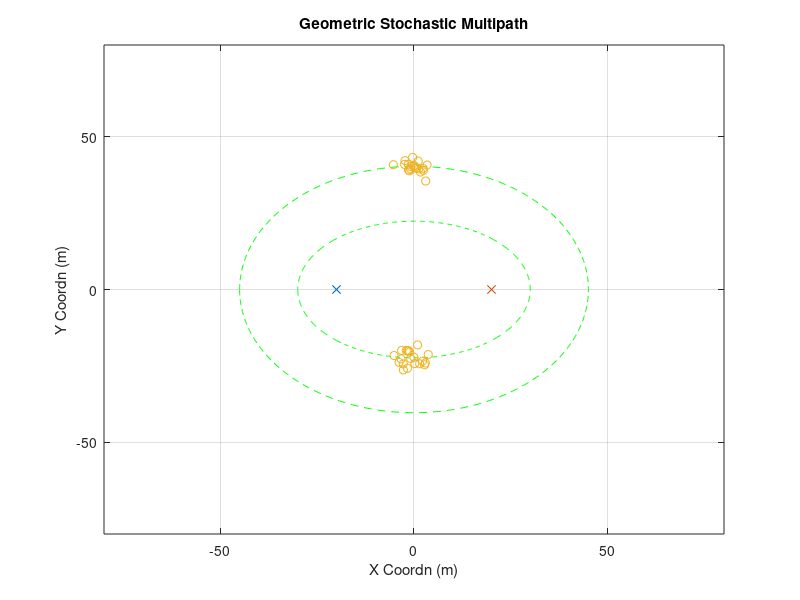

MATLAB code for this plot: (Note: this script raises an error after producing the figure.)
% test whether it is possible to get reasonable "initial guess" of channle
% parameter
clear;clc;close all
rng(1)
%% other parameter
plot_ellipse = 1;
%% Goemetry Parameters
Nt = 64;
Nr = 32;
D_bs2ue = 40;
loc0_ue = [-D_bs2ue/2,0];
loc0_bs = [D_bs2ue/2,0];
speed_c = 3e8;
fc = 28e9;
%% Large Scale Parameter (Multiple Clusters)
cluster_delay = [300e-9,200e-9];
cluster_num = 2;
ray_num = 20;

%% Cluster Generation (Strongest Two?)
for cluster_index = 1:cluster_num
    delay = cluster_delay(cluster_index);
    ellipse_len = delay*speed_c;
    a = ellipse_len/2;
    c = D_bs2ue/2;
    b = sqrt(a^2-c^2);
    
%     AOA = rand*pi-pi/2;
    if cluster_index==1
        AOA = pi/2;
    else
        AOA = -pi/2;
    end
    loc_cluster_cnt = [a*cos(AOA),b*sin(AOA)];
    loc_cluster = repmat(loc_cluster_cnt,ray_num,1)+[randn(ray_num,1)*2,randn(ray_num,1)*2];
    loc_cluster_total((cluster_index-1)*ray_num+1:cluster_index*ray_num,:) =  loc_cluster;
    
    for ray_index = 1:ray_num
        raydelay(cluster_index,ray_index) = (norm(loc_cluster(ray_index,:)-loc0_bs)...
                    +norm(loc_cluster(ray_index,:)-loc0_ue))/speed_c;
        temp = loc_cluster(ray_index,:) - loc0_ue;
        rayAOA(cluster_index,ray_index) = angle(temp(1)+1j*temp(2));
        temp = loc_cluster(ray_index,:) - loc0_bs;
        rayAOD(cluster_index,ray_index) = angle(temp(1)+1j*temp(2));
    end
    raygain = exp(1j*rand(cluster_num, ray_num)*2*pi);
    raygain(2,:) = zeros(1,ray_num);
    
    fprintf('Cluster %d:\n',cluster_index);
    fprintf('DS Mean:    %4.2f ns\n', mean(raydelay(cluster_index,:)*1e9));
    fprintf('DS Std Dev: %4.2f ns\n', sqrt(var(raydelay(cluster_index,:)*1e9)));
    fprintf('AOAS Mean:    %4.2f degree\n', mean(rayAOA(cluster_index,:)/pi*180));
    fprintf('AOAS Std Dev: %4.2f degree\n', sqrt(var(rayAOA(cluster_index,:)/pi*180)));
    fprintf('AODS Mean:    %4.2f degree\n', mean(rayAOD(cluster_index,:)/pi*180));
    fprintf('AODS Std Dev: %4.2f degree\n', sqrt(var(rayAOD(cluster_index,:)/pi*180)));
    
    % plot ellipse
    if plot_ellipse
        t = -pi:0.01:pi;
        x = a*cos(t);
        y = b*sin(t);
        figure(99)
        plot(x,y,'g--');hold on
    end
end

figure(99)
plot(loc0_ue(1),loc0_ue(2),'x');hold on
plot(loc0_bs(1),loc0_bs(2),'x');hold on
plot(loc_cluster_total(:,1),loc_cluster_total(:,2),'o');hold on
title('Geometric Stochastic Multipath')
axis([-80,80,-80,80])
xlabel('X Coordn (m)')
ylabel('Y Coordn (m)')
grid on



%% Frequency Domain MIMO Channel & Frequency Domain Equivalent Beamspace Channel
Nfft = 512;
H_freq0 = get_H_freq2( raygain(1,:),...
                       raydelay(1,:),...
                       rayAOA(1,:),...
                       rayAOD(1,:),...
                       1,...
                       ray_num,...
                       Nt, Nr, fc);

%%
phi1 = mean(rayAOA(1,:),2);
phi_round1 = round(mean(rayAOA(1,:),2)/pi*2^6)/2^6*pi;
arx1 = exp(1j*(0:Nr-1)'*pi*sin(phi_round1));
% phi_round1_leftasst = (round(mean(rayAOA(1,:),2)/pi*2^6)-0.25)/2^6*pi;
% arx1_leftasst = exp(1j*(0:Nr-1)'*pi*sin(phi_round1_leftasst));
% phi_round1_rightasst = (round(mean(rayAOA(1,:),2)/pi*2^6)+0.25)/2^6*pi;
% arx1_rightasst = exp(1j*(0:Nr-1)'*pi*sin(phi_round1_rightasst));

theta1 = mean(rayAOD(1,:),2);
atx1 = exp(1j*(0:Nt-1)'*pi*sin(theta1));
% for kk=1:Nfft
%     H_BB1(kk,1) = arx1'*squeeze(H_freq0(:,:,kk))*atx1;
% end

phi2 = mean(rayAOA(2,:),2);
phi_round2 = round(mean(rayAOA(1,:),2)/pi*2^6)/2^6*pi;
arx2 = exp(1j*(0:Nr-1)'*pi*sin(phi_round2));
theta2 = mean(rayAOD(2,:),2)
atx2 = exp(1j*(0:Nt-1)'*pi*sin(theta2));
%% quick look at post-beamforming wideband channel 
for kk=1:Nfft
    H_BB1(kk,1) = arx1'*squeeze(H_freq0(:,:,kk))*atx1;
end
figure
plot(10*log10(abs(H_BB1(:,1))))
grid on
xlabel('Subcarrier Index')
ylabel('Channel Gain (dB)')

%%
H_freq = get_H_freq2(raygain, raydelay, rayAOA, rayAOD, cluster_num, ray_num, Nt, Nr, fc);
rho = 1;
speed_v = [0,0];
t_range = (0:4:40)*1e-3;
rayAOA0 = rayAOA;
rayAOA_ez = repmat(mean(rayAOA0,2),1,ray_num);
raydelay0 = raydelay;
raygain0 = raygain;
for tt = 1:length(t_range)
    if tt==1
        raydelay_prev = ones(1,20)*300*1e-9;
        rayAOA_prev = ones(1,20)*phi1;
        raygain_prev = raygain;
    elseif tt>1
        raydelay_prev = tau_est;
        rayAOA_prev = AOA_est;
        raygain_prev = raygain;
%         raygain0 = alpha_est;
    end

    for kk=1:Nfft
        H_BB1(kk,tt) = arx1'*squeeze(H_freq(:,:,kk))*atx1;
        H_BB1_bf1(kk,tt) = arx1'*squeeze(H_freq(:,:,kk))*atx1;
%         H_BB1_bf2(kk,tt) = arx1_leftasst'*squeeze(H_freq(:,:,kk))*atx1;
%         H_BB1_bf3(kk,tt) = arx1_rightasst'*squeeze(H_freq(:,:,kk))*atx1;
    end

    % Alternative estimation parameters
    if tt>0
        %---------------------------------------------
        % tau_bar estimation with previous alpha and phi
        %---------------------------------------------
        for kk=1:Nfft
            bigPhi = sin(rayAOA_prev(1,:))-sin(phi_round1);
            bigTheta = -sin(rayAOD(1,:))+sin(theta1);
            BigTau(kk,:) = (-1j*2*pi/(Nfft*1e-9)*kk)...
            .*exp(-1j*2*pi*kk*raydelay_prev(1,:)/(1e-9*Nfft))...
            .*raygain(1,:)...    
            .*(1-exp(1j*pi*Nr*bigPhi))./(1-exp(1j*pi*bigPhi))...
            .*(1-exp(1j*pi*Nt*bigTheta))./(1-exp(1j*pi*bigTheta));
            
            BigTau_const(kk,:) = exp(-1j*2*pi*kk*raydelay_prev(1,:)/(1e-9*Nfft))...
            .*raygain(1,:)...    
            .*(1-exp(1j*pi*Nr*bigPhi))./(1-exp(1j*pi*bigPhi))...
            .*(1-exp(1j*pi*Nt*bigTheta))./(1-exp(1j*pi*bigTheta));
        end
%         H_BB1_pred(:,tt) = sum(BigTau_const,2)+BigTau*((raydelay(1,:)-raydelay_prev(1,:)).');
        deltataubar_est = pinv([real(sum(BigTau,2));imag(sum(BigTau,2))])...
            *[real(H_BB1(:,tt)-sum(BigTau_const,2));imag(H_BB1(:,tt)-sum(BigTau_const,2))];
        for kk=1:Nfft
        H_BB1_pred(kk,tt) = sum(raygain(1,:)...
                .*exp(-1j*2*pi*kk*(raydelay_prev(1,:)+deltataubar_est)/(1e-9*Nfft))...
                .*(1-exp(1j*pi*Nr*bigPhi))./(1-exp(1j*pi*bigPhi))...
                .*(1-exp(1j*pi*Nt*bigTheta))./(1-exp(1j*pi*bigTheta)));
        end

        
        %---------------------------------------------
        % phi_bar estimation using previous alpha and tau
        %---------------------------------------------
        for kk=1:Nfft
            bigPhi = sin(rayAOA_prev(1,:))-sin(phi_round1);
            bigTheta = -sin(rayAOD(1,:))+sin(theta1);
            BigPhi_const(kk,:) = raygain(1,:)...
                .*exp(-1j*2*pi*kk*(raydelay_prev(1,:)+deltataubar_est)/(1e-9*Nfft))...
                .*(1-exp(1j*pi*Nr*bigPhi))./(1-exp(1j*pi*bigPhi))...
                .*(1-exp(1j*pi*Nt*bigTheta))./(1-exp(1j*pi*bigTheta));
            for ray_index=1:ray_num
                phi_bar = phi_round1;
                phi_chan = rayAOA_prev(1,ray_index);
                BigPHI(kk,ray_index) = raygain(1,ray_index)...
                .*exp(-1j*2*pi*kk*(raydelay_prev(1,ray_index)+deltataubar_est)/(1e-9*Nfft))...
                .*((-1j*pi*Nr*cos(rayAOA_prev(1,ray_index)))*exp(1j*pi*Nr*bigPhi(ray_index))*(1-exp(1j*pi*bigPhi(ray_index)))...
                -(1-exp(1j*pi*Nr*bigPhi(ray_index)))*exp(1j*pi*bigPhi(ray_index))*(-1j*pi*cos(rayAOA_prev(1,ray_index))))...
                ./((1-exp(1j*pi*bigPhi(ray_index)))^2)...
                .*(1-exp(1j*pi*Nt*bigTheta(ray_index)))./(1-exp(1j*pi*bigTheta(ray_index)));
            end
        end
%         H_BB1_pred(:,tt) = sum(BigPhi_const,2)+BigPHI*((rayAOA(1,:)-rayAOA_prev(1,:)).');
        deltaAOAbar_est = pinv([real(sum(BigPHI,2));imag(sum(BigPHI,2))])...
            *([real(H_BB1(:,tt)-sum(BigPhi_const,2)); imag(H_BB1(:,tt)-sum(BigPhi_const,2))]);
%         AOA_est = rayAOA_prev(1,:) + deltaAOA_est.';
        
        
        %---------------------------------------------
        % tau estimation with previous alpha and phi
        %---------------------------------------------
%         deltaAOAbar_est = 0;
%         rayAOA_prev(1,:) = rayAOA_prev(1,:)+deltaAOAbar_est;
        for kk=1:Nfft
            bigPhi = sin(rayAOA_prev(1,:))-sin(phi_round1);
            bigTheta = -sin(rayAOD(1,:))+sin(theta1);
            BigTau(kk,:) = (-1j*2*pi/(Nfft*1e-9)*kk)...
            .*exp(-1j*2*pi*kk*(raydelay_prev(1,:))/(1e-9*Nfft))...
            .*raygain(1,:)...    
            .*(1-exp(1j*pi*Nr*bigPhi))./(1-exp(1j*pi*bigPhi))...
            .*(1-exp(1j*pi*Nt*bigTheta))./(1-exp(1j*pi*bigTheta));
            
            BigTau_const(kk,:) = exp(-1j*2*pi*kk*(raydelay_prev(1,:))...
            /(1e-9*Nfft))...
            .*raygain(1,:)...    
            .*(1-exp(1j*pi*Nr*bigPhi))./(1-exp(1j*pi*bigPhi))...
            .*(1-exp(1j*pi*Nt*bigTheta))./(1-exp(1j*pi*bigTheta));
        end
%         H_BB1_pred(:,tt) = sum(BigTau_const,2)+BigTau*((raydelay(1,:)-raydelay_prev(1,:)).');
        deltatau_est = pinv([real(BigTau);imag(BigTau)])...
            *[real(H_BB1(:,tt)-sum(BigTau_const,2));imag(H_BB1(:,tt)-sum(BigTau_const,2))];
        tau_est = raydelay_prev(1,:) + deltatau_est.';
%         
        %---------------------------------------------
        % Alpha estimation using previous tau and phi
        %---------------------------------------------
%         for kk=1:Nfft
%             bigPhi = sin(rayAOA_prev(1,:))-sin(phi_round1);
%             bigTheta = -sin(rayAOD(1,:))+sin(theta1);
%             BigAlpha(kk,:) = exp(-1j*2*pi*kk*(raydelay_prev(1,:)+deltatau_est.')/(1e-9*Nfft))...
%                 .*(1-exp(1j*pi*Nr*bigPhi))./(1-exp(1j*pi*bigPhi))...
%             .*(1-exp(1j*pi*Nt*bigTheta))./(1-exp(1j*pi*bigTheta));
%         end
% %     H_BB1_pred(:,tt) = BigAlpha*(raygain(1,:).');
%         alpha_est = (pinv(BigAlpha)*H_BB1(:,tt)).';
% %     

        %---------------------------------------------
        % phi estimation using previous alpha and tau
        %---------------------------------------------
%         rayAOA_prev(1,:) = rayAOA_prev(1,:) + deltaAOA_est;
        for kk=1:Nfft
            bigPhi = sin(rayAOA_prev(1,:)+deltaAOAbar_est)-sin(phi_round1);
            bigTheta = -sin(rayAOD(1,:))+sin(theta1);
            BigPhi_const(kk,:) = raygain(1,:)...
                .*exp(-1j*2*pi*kk*(raydelay_prev(1,:)+deltataubar_est)/(1e-9*Nfft))...
                .*(1-exp(1j*pi*Nr*bigPhi))./(1-exp(1j*pi*bigPhi))...
                .*(1-exp(1j*pi*Nt*bigTheta))./(1-exp(1j*pi*bigTheta));
            for ray_index=1:ray_num
                phi_bar = phi_round1;
                phi_chan = rayAOA_prev(1,ray_index);
                BigPHI(kk,ray_index) = raygain(1,ray_index)...
                .*exp(-1j*2*pi*kk*(raydelay_prev(1,ray_index)+deltataubar_est)/(1e-9*Nfft))...
                .*((-1j*pi*Nr*cos(rayAOA_prev(1,ray_index)))*exp(1j*pi*Nr*bigPhi(ray_index))*(1-exp(1j*pi*bigPhi(ray_index)))...
                -(1-exp(1j*pi*Nr*bigPhi(ray_index)))*exp(1j*pi*bigPhi(ray_index))*(-1j*pi*cos(rayAOA_prev(1,ray_index))))...
                ./((1-exp(1j*pi*bigPhi(ray_index)))^2)...
                .*(1-exp(1j*pi*Nt*bigTheta(ray_index)))./(1-exp(1j*pi*bigTheta(ray_index)));
            end
        end
%         H_BB1_pred(:,tt) = sum(BigPhi_const,2)+BigPHI*((rayAOA(1,:)-rayAOA_prev(1,:)).');
        deltaAOA_est = pinv([real(BigPHI);imag(BigPHI)])...
            *[real(H_BB1(:,tt)-sum(BigPhi_const,2));imag(H_BB1(:,tt)-sum(BigPhi_const,2))];
        AOA_est = rayAOA_prev(1,:) + deltaAOA_est.';
        
        %---------------------------------------------
        % phi estimation using two assisted receiving beams
        %---------------------------------------------
%         rayAOA_prev(1,:) = rayAOA_prev(1,:) + deltaAOA_est;
%         for kk=1:Nfft
%             bigPhi_bf1 = sin(rayAOA_prev(1,:))-sin(phi_round1);
% %             bigPhi_bf2 = sin(rayAOA_prev(1,:))-sin(phi_round1_leftasst);
% %             bigPhi_bf3 = sin(rayAOA_prev(1,:))-sin(phi_round1_rightasst);
%             
%             bigTheta = -sin(rayAOD(1,:))+sin(theta1);
%             BigPhi_const_bf1(kk,:) = raygain(1,:)...
%                 .*exp(-1j*2*pi*kk*(raydelay_prev(1,:)+deltatau_est.')/(1e-9*Nfft))...
%                 .*(1-exp(1j*pi*Nr*bigPhi_bf1))./(1-exp(1j*pi*bigPhi_bf1))...
%                 .*(1-exp(1j*pi*Nt*bigTheta))./(1-exp(1j*pi*bigTheta));
%             
% %             BigPhi_const_bf2(kk,:) = raygain(1,:)...
% %                 .*exp(-1j*2*pi*kk*(raydelay_prev(1,:)+deltatau_est.')/(1e-9*Nfft))...
% %                 .*(1-exp(1j*pi*Nr*bigPhi_bf2))./(1-exp(1j*pi*bigPhi_bf2))...
% %                 .*(1-exp(1j*pi*Nt*bigTheta))./(1-exp(1j*pi*bigTheta));
% %             
% %             BigPhi_const_bf3(kk,:) = raygain(1,:)...
% %                 .*exp(-1j*2*pi*kk*(raydelay_prev(1,:)+deltatau_est.')/(1e-9*Nfft))...
% %                 .*(1-exp(1j*pi*Nr*bigPhi_bf3))./(1-exp(1j*pi*bigPhi_bf3))...
% %                 .*(1-exp(1j*pi*Nt*bigTheta))./(1-exp(1j*pi*bigTheta));
%             for ray_index=1:ray_num
%                 phi_bar = phi_round1;
%                 phi_chan = rayAOA_prev(1,ray_index);
%                 
%                 BigPHI_bf1(kk,ray_index) = raygain(1,ray_index)...
%                 .*exp(-1j*2*pi*kk*(raydelay_prev(1,ray_index)+deltatau_est(ray_index))/(1e-9*Nfft))...
%                 .*((-1j*pi*Nr*cos(rayAOA_prev(1,ray_index)))*exp(1j*pi*Nr*bigPhi_bf1(ray_index))*(1-exp(1j*pi*bigPhi(ray_index)))...
%                 -(1-exp(1j*pi*Nr*bigPhi_bf1(ray_index)))*exp(1j*pi*bigPhi_bf1(ray_index))*(-1j*pi*cos(rayAOA_prev(1,ray_index))))...
%                 ./((1-exp(1j*pi*bigPhi_bf1(ray_index)))^2)...
%                 .*(1-exp(1j*pi*Nt*bigTheta(ray_index)))./(1-exp(1j*pi*bigTheta(ray_index)));
%             
% %                 BigPHI_bf2(kk,ray_index) = raygain(1,ray_index)...
% %                 .*exp(-1j*2*pi*kk*(raydelay_prev(1,ray_index)+deltatau_est(ray_index))/(1e-9*Nfft))...
% %                 .*((-1j*pi*Nr*cos(rayAOA_prev(1,ray_index)))*exp(1j*pi*Nr*bigPhi_bf2(ray_index))*(1-exp(1j*pi*bigPhi(ray_index)))...
% %                 -(1-exp(1j*pi*Nr*bigPhi_bf2(ray_index)))*exp(1j*pi*bigPhi_bf2(ray_index))*(-1j*pi*cos(rayAOA_prev(1,ray_index))))...
% %                 ./((1-exp(1j*pi*bigPhi_bf2(ray_index)))^2)...
% %                 .*(1-exp(1j*pi*Nt*bigTheta(ray_index)))./(1-exp(1j*pi*bigTheta(ray_index)));
% %                 
% %                 BigPHI_bf3(kk,ray_index) = raygain(1,ray_index)...
% %                 .*exp(-1j*2*pi*kk*(raydelay_prev(1,ray_index)+deltatau_est(ray_index))/(1e-9*Nfft))...
% %                 .*((-1j*pi*Nr*cos(rayAOA_prev(1,ray_index)))*exp(1j*pi*Nr*bigPhi_bf3(ray_index))*(1-exp(1j*pi*bigPhi(ray_index)))...
% %                 -(1-exp(1j*pi*Nr*bigPhi_bf3(ray_index)))*exp(1j*pi*bigPhi_bf3(ray_index))*(-1j*pi*cos(rayAOA_prev(1,ray_index))))...
% %                 ./((1-exp(1j*pi*bigPhi_bf3(ray_index)))^2)...
% %                 .*(1-exp(1j*pi*Nt*bigTheta(ray_index)))./(1-exp(1j*pi*bigTheta(ray_index)));
% %             
%             end
%         end
% %         H_BB1_pred(:,tt) = sum(BigPhi_const,2)+BigPHI*((rayAOA(1,:)-rayAOA_prev(1,:)).');
%         y1_LS_comp = H_BB1_bf1(:,tt)-sum(BigPhi_const_bf1,2);
%         A1_LS_comp  = BigPHI_bf1;
%         
% %         y2_LS_comp = H_BB1_bf2(:,tt)-sum(BigPhi_const_bf2,2);
% %         A2_LS_comp  = BigPHI_bf2;
% %         
% %         y3_LS_comp = H_BB1_bf3(:,tt)-sum(BigPhi_const_bf3,2);
% %         A3_LS_comp  = BigPHI_bf3;
% % %         
% % %         y_LS_3beam = [real(y1_LS_comp);imag(y1_LS_comp);
% % %                       real(y2_LS_comp);imag(y2_LS_comp)];
% % %                       real(y3_LS_comp);imag(y3_LS_comp)];
% %                   
% % %         A_LS_3beam = [real(A1_LS_comp);imag(A1_LS_comp);
% % %                       real(A2_LS_comp);imag(A2_LS_comp)];
% % %                       real(A3_LS_comp);imag(A3_LS_comp)];
%         
%         y_LS = [real(y1_LS_comp);imag(y1_LS_comp)];
%         A_LS = [real(A1_LS_comp);imag(A1_LS_comp)];
%         
% %         deltaAOA_est_3beam = pinv(A_LS_3beam)*y_LS_3beam;
%         deltaAOA_est = pinv(A_LS)*y_LS;
%         AOA_est = rayAOA_prev(1,:) + deltaAOA_est.';
%         
        %---------------------------------------------
        % Post-Beamforming Channel Using Estimated Parameter
        %---------------------------------------------
        bigPhi_est = sin(AOA_est)-sin(phi_round1);
        for kk=1:Nfft
        H_BB1_pred(kk,tt) = sum(raygain(1,:)...
                .*exp(-1j*2*pi*kk*tau_est/(1e-9*Nfft))...
                .*(1-exp(1j*pi*Nr*bigPhi_est))./(1-exp(1j*pi*bigPhi_est))...
                .*(1-exp(1j*pi*Nt*bigTheta))./(1-exp(1j*pi*bigTheta)));
        end
        
        %---------------------------------------------
        % Pre-Beamforming MIMO Channel Using Estimated Parameter
        %---------------------------------------------
        % Est. chan
        H_freq_pred = get_H_freq2(raygain(1,:),...
                                  tau_est(1:ray_num),...
                                  AOA_est(1:ray_num),...
                                  rayAOD(1,1:ray_num),...
                                  1,...
                                  ray_num,...
                                  Nt, Nr, fc);
        
        % True chan.
        H_freq_true = get_H_freq2(raygain(1,:),...
                                  raydelay(1,:),...
                                  rayAOA(1,:),...
                                  rayAOD(1,:),...
                                  1,...
                                  ray_num,...
                                  Nt, Nr, fc);
        
        
        for kk=1:Nfft
            chan_error_pred(kk) = norm(squeeze(H_freq_pred(:,:,kk))-squeeze(H_freq_true(:,:,kk)),'fro')^2;
            chan_error_oldchan(kk) = norm(squeeze(H_freq0(:,:,kk))-squeeze(H_freq_true(:,:,kk)),'fro')^2;
            chan_pow(kk) = norm(squeeze(H_freq_true(:,:,kk)),'fro')^2;
        end


    end
    if tt==1
        H_BB1_pred(:,tt)=H_BB1(:,tt);
    end
    
%     if tt==8
%     figure
%     plot(abs(H_BB1(:,tt)));hold on
%     plot(abs(H_BB1_pred(:,tt)));hold on
%     plot(abs(H_BB1(:,1)));hold on
%     legend('chan now','chan prediction','chan prev')
%     end
    
    % pre-beamforming NMSE
    if tt==1
        MSE_oldchan(tt) = 0;
        MSE_pred(tt) = 0;
    else
        MSE_oldchan(tt) = mean(chan_error_oldchan)/mean(chan_pow);
        MSE_pred(tt) = mean(chan_error_pred)/mean(chan_pow);
    end
    
    
    % post-beamforming NMSE
    MSE1(tt) = norm(H_BB1(:,tt)-H_BB1(:,1),'fro')/norm(H_BB1(:,tt),'fro')
    MSE1_tracking(tt) = norm(H_BB1(:,tt)-H_BB1_pred(:,tt),'fro')/norm(H_BB1(:,tt),'fro')
    
%     MSE2(tt) = norm(H_BB2(:,tt)-H_BB2(:,1),'fro')/norm(H_BB2(:,tt),'fro')
%     MSE2_tracking(tt) = norm(H_BB2(:,tt)-H_BB2_pred(:,tt),'fro')/norm(H_BB2(:,tt),'fro')
end
%%
% total_pow = 10*log10(mean(abs(H_BB1).^2,1));
% figure;
% plot(total_pow-total_pow(1));hold on
% for tt = 1:length(t_range)
%     bigPhi = sin(phi_round1) - sin(mean(rayAOA0(1,:),2) + rayAOAdelta(1,tt));
%     BP(tt) = 20*log10(abs((1-exp(1j*pi*Nr*bigPhi))/(1-exp(1j*pi*bigPhi))));
% end
% plot(BP-BP(1));hold on

%% post-beamforming NMSE
figure
semilogy(1e3*t_range, (MSE1),'-o');hold on
semilogy(1e3*t_range, (MSE1_tracking),'-o');hold on
grid on
legend('w/o tracking','w/ tracking')
xlabel('Time (ms)')
ylabel('MSE')
title('Post-beamforming Chan. MSE')

%% pre-beamforming NMSE
figure
semilogy(1e3*t_range, (MSE_oldchan),'-o');hold on
semilogy(1e3*t_range, (MSE_pred),'-o');hold on
grid on
legend('w/o tracking','w/ tracking')
xlabel('Time (ms)')
ylabel('MSE')
title('pre-beamforming Chan. MSE')